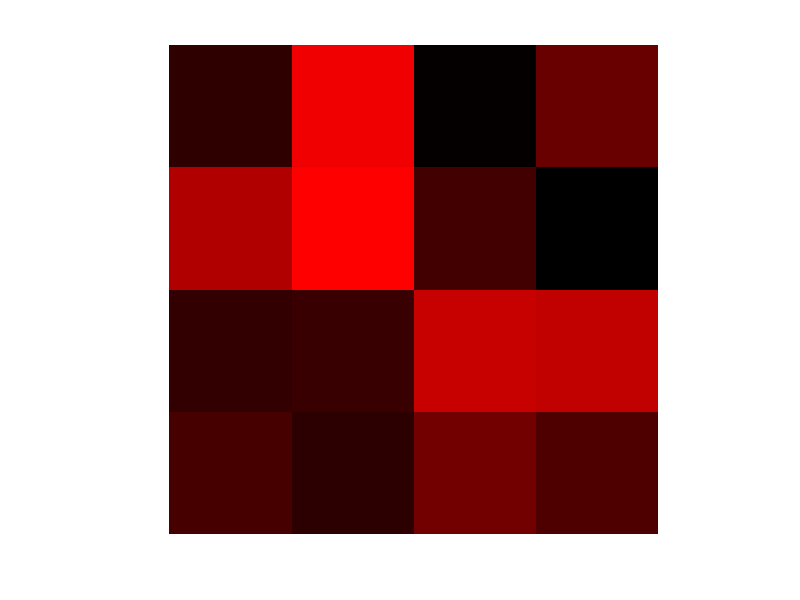

Recreate this plot in MATLAB.
a = rand(4,4);
min_a = min(a(:));
max_a = max(a(:));
norm_a = (a - min_a)/(max_a - min_a);
[m, n] = size(norm_a);
size_block = 16;
mat_color = zeros(m* 16,n*16,3);
for i = 1:1:m
    for j = 1:1:n
        block_t = (i - 1)*size_block +1;
        block_b = i * size_block;
        block_l = (j - 1)* size_block + 1;
        block_r = j * size_block;
        mat_color(block_t:block_b,block_l:block_r,1) = norm_a(i,j);
    end
end
figure;
imshow(mat_color);